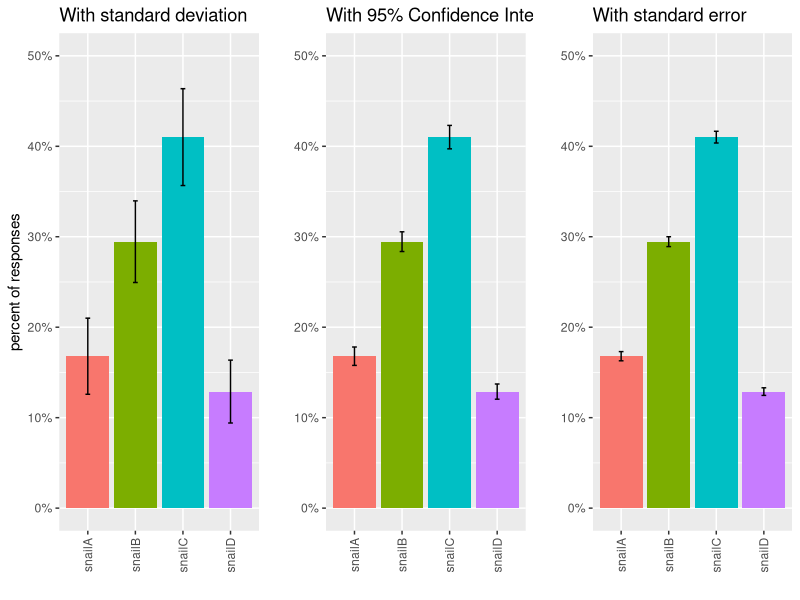
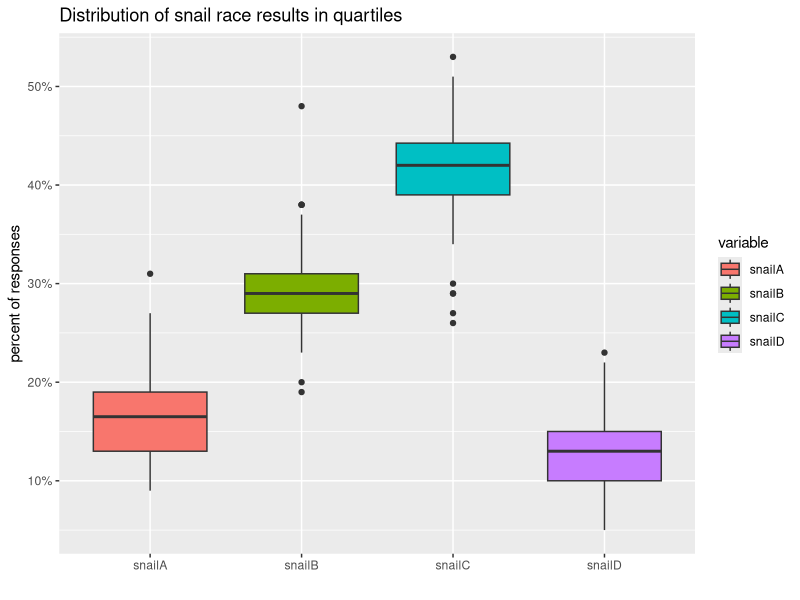

Generate these figures, in order, with R:
## ---- chunk 1
library(tidyverse)
library(lme4)
library(reshape2)
## ---- chunk 2
# Multiple plot function
#
# ggplot objects can be passed in ..., or to plotlist (as a list of ggplot objects)
# - cols:   Number of columns in layout
# - layout: A matrix specifying the layout. If present, 'cols' is ignored.
#
# If the layout is something like matrix(c(1,2,3,3), nrow=2, byrow=TRUE),
# then plot 1 will go in the upper left, 2 will go in the upper right, and
# 3 will go all the way across the bottom.
#
multiplot <- function(..., plotlist=NULL, file, cols=1, layout=NULL) {
  library(grid)

  # Make a list from the ... arguments and plotlist
  plots <- c(list(...), plotlist)

  numPlots = length(plots)

  # If layout is NULL, then use 'cols' to determine layout
  if (is.null(layout)) {
    # Make the panel
    # ncol: Number of columns of plots
    # nrow: Number of rows needed, calculated from # of cols
    layout <- matrix(seq(1, cols * ceiling(numPlots/cols)),
                    ncol = cols, nrow = ceiling(numPlots/cols))
  }

 if (numPlots==1) {
    print(plots[[1]])

  } else {
    # Set up the page
    grid.newpage()
    pushViewport(viewport(layout = grid.layout(nrow(layout), ncol(layout))))

    # Make each plot, in the correct location
    for (i in 1:numPlots) {
      # Get the i,j matrix positions of the regions that contain this subplot
      matchidx <- as.data.frame(which(layout == i, arr.ind = TRUE))

      print(plots[[i]], vp = viewport(layout.pos.row = matchidx$row,
                                      layout.pos.col = matchidx$col))
    }
  }
}
## ---- chunk 3
snail <- read.csv("data/snail_race.csv",header=TRUE,as.is=TRUE)

snail %>%
  group_by(twitteruser)
## ---- chunk 4
snail %>%
  melt(measure.vars=c("snailA","snailB","snailC","snailD")) %>%
  group_by(twitteruser)
## ---- chunk 5
## Summarizes data.
## Gives count, mean, standard deviation, standard error of the mean, and confidence interval (default 95%).
##   data: a data frame.
##   measurevar: the name of a column that contains the variable to be summariezed
##   groupvars: a vector containing names of columns that contain grouping variables
##   na.rm: a boolean that indicates whether to ignore NA's
##   conf.interval: the percent range of the confidence interval (default is 95%)
summarySE <- function(data=NULL, measurevar, groupvars=NULL, na.rm=FALSE,
                      conf.interval=.95, .drop=TRUE) {
#    library(plyr)

    # New version of length which can handle NA's: if na.rm==T, don't count them
    length2 <- function (x, na.rm=FALSE) {
        if (na.rm) sum(!is.na(x))
        else       length(x)
    }

    # This does the summary. For each group's data frame, return a vector with
    # N, mean, and sd
    datac <- plyr::ddply(data, groupvars, .drop=.drop,
      .fun = function(xx, col) {
        c(N    = length2(xx[[col]], na.rm=na.rm),
          mean = mean   (xx[[col]], na.rm=na.rm),
          sd   = sd     (xx[[col]], na.rm=na.rm)
        )
      },
      measurevar
    )

    # Rename the "mean" column    
    datac <- plyr::rename(datac, c("mean" = measurevar))

    datac$se <- datac$sd / sqrt(datac$N)  # Calculate standard error of the mean

    # Confidence interval multiplier for standard error
    # Calculate t-statistic for confidence interval: 
    # e.g., if conf.interval is .95, use .975 (above/below), and use df=N-1
    ciMult <- qt(conf.interval/2 + .5, datac$N-1)
    datac$ci <- datac$se * ciMult

    return(datac)
}
## ---- chunk 6
snail %>%
  melt(measure.vars=c("snailA","snailB","snailC","snailD")) %>%
  summarySE(measurevar="value", groupvars="variable")
## ---- chunk 7
p1 <- snail %>%
  melt(measure.vars=c("snailA","snailB","snailC","snailD")) %>%
  summarySE(measurevar="value", groupvars="variable") %>%
  ggplot(aes(x=variable,y=(value/100))) +
    geom_bar(aes(fill=variable),stat="identity") +
    geom_errorbar(aes(ymin=(value-sd)/100, ymax=(value+sd)/100), colour="black", width=.1) +
    scale_y_continuous(labels=scales::percent, limits=c(0,.50)) +
    ggtitle("With standard deviation") +
    ylab("percent of responses") + xlab("") +
  theme(legend.position = "none",
           axis.text.x  = element_text(angle=90, vjust=0.5))

p2 <- snail %>%
  melt(measure.vars=c("snailA","snailB","snailC","snailD")) %>%
  summarySE(measurevar="value", groupvars="variable") %>%
  ggplot(aes(x=variable,y=(value/100))) +
    geom_bar(aes(fill=variable),stat="identity") +
    geom_errorbar(aes(ymin=(value-ci)/100, ymax=(value+ci)/100), colour="black", width=.1) +
    scale_y_continuous(labels=scales::percent, limits=c(0,.50)) +
    ggtitle("With 95% Confidence Interval") +
    ylab("") + xlab("") +
  theme(legend.position = "none",
           axis.text.x  = element_text(angle=90, vjust=0.5))

p3 <- snail %>%
  melt(measure.vars=c("snailA","snailB","snailC","snailD")) %>%
  summarySE(measurevar="value", groupvars="variable") %>%
  ggplot(aes(x=variable,y=(value/100))) +
    geom_bar(aes(fill=variable),stat="identity") +
    geom_errorbar(aes(ymin=(value-se)/100, ymax=(value+se)/100), colour="black", width=.1) +
    scale_y_continuous(labels=scales::percent, limits=c(0,.50)) +
    ggtitle("With standard error") +
    ylab("") + xlab("") +
  theme(legend.position = "none",
           axis.text.x  = element_text(angle=90, vjust=0.5))

multiplot(p1,p2,p3,cols = 3)
## ---- chunk 8
snail %>%
  melt(measure.vars=c("snailA","snailB","snailC","snailD")) %>%
  ggplot(aes(x=variable,y=value/100)) +
    geom_boxplot(aes(fill=variable)) +
    scale_y_continuous(labels=scales::percent) +
    ggtitle("Distribution of snail race results in quartiles") +
    ylab("percent of responses") + xlab("")
